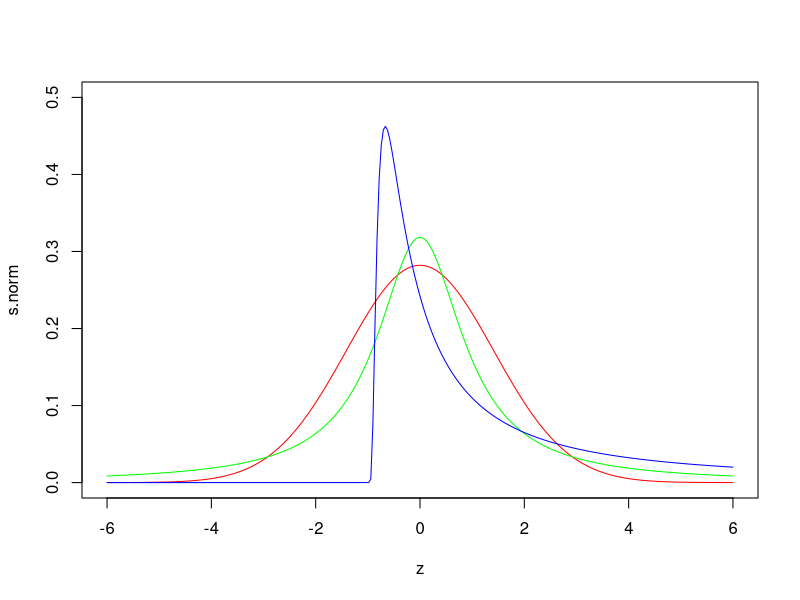

This figure's R source:
## ---- chunk 1
require(stabledist)
z= seq(-6, 6, length = 300)
s.norm = dstable(z, # values of the density
                   alpha = 2, # tail
                   beta = 0, # skewness
                   gamma = 1, # scale
                   delta = 0, # location
                   pm = 1) # type of parametrization

s.cauchy = dstable(z, # values of the density
                   alpha = 1, # tail
                   beta = 0, # skewness
                   gamma = 1, # scale
                   delta = 0, # location
                   pm = 0)  # type of parametrization

s.levy = dstable(z, #values of the density
                 alpha = 0.5, # tail
                 beta = 0.9999, # skewness
                 gamma = 1, # scale
                 delta = 0, # location
                 pm= 0)  # type of parametrization

plot(z, s.norm, # plot normal
        col ="red", type ='l', ylim = c(0,0.5))

lines(z, s.cauchy, # plot Cauchy
         col ="green")

lines(z, s.levy, # plot Levy
         col ="blue")
